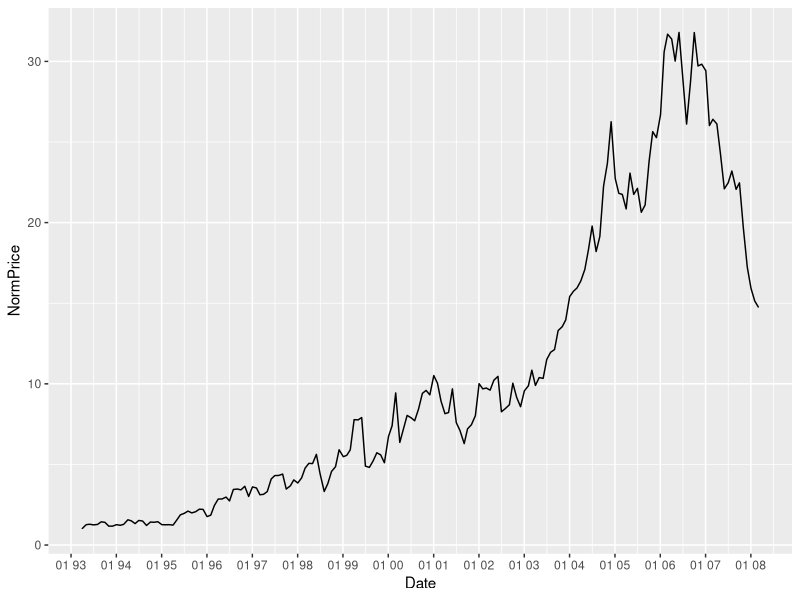
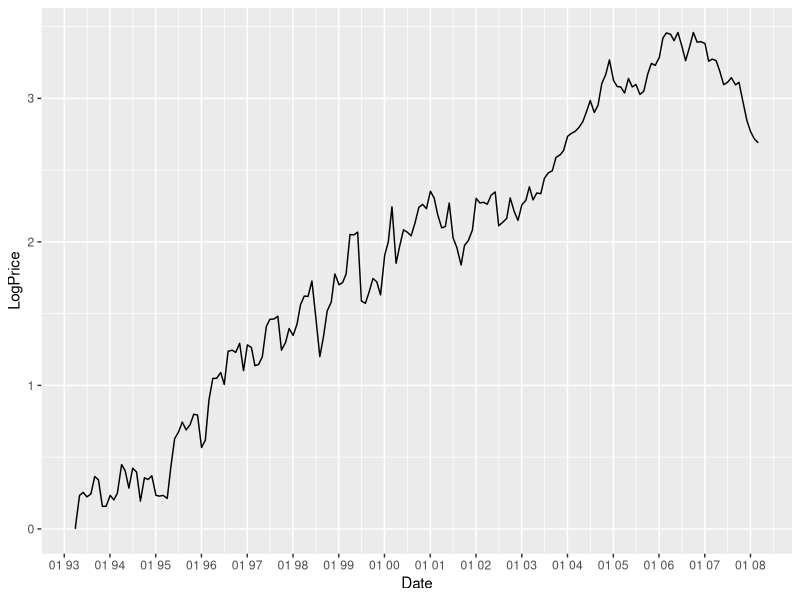

These figures' R source, in order: (Note: this script raises an error after producing the figures.)
library(dplyr)
library(magrittr)

library(ggplot2)
require(scales)

data = read.csv("table.csv") %>% tbl_df()
clean = data %>%
        mutate(Date=as.Date(Date), Price=Adj.Close) %>%
        arrange(Date) %>%
        mutate(NormPrice=Price / Price[1]) %>%
        subset(select=c("Date", "Price", "NormPrice"))

prices = clean$Price
p0 = prices[1]
p1 = prices[length(prices)]

draw_date_chart = function(data, value) {
  ggplot(data, aes_string(x="Date", y=value, group=1)) +
    geom_line() +
    scale_x_date(labels=date_format("%m %y"), breaks=date_breaks("year"))
}

# Q1
draw_date_chart(clean, "NormPrice")

# Q2
sr = (p1 - p0) / p0
(investment = 1000 * (1 + sr))

# Q3
(ccr = log(p1 / p0) / 15) * 100

# Q4
draw_date_chart(mutate(clean, LogPrice=log(NormPrice)), "LogPrice")

# Q5
returns = rollapply(prices, 2, FUN=function(z) { (z[2] - z[1]) / z[1] })
draw_date_chart(mutate(clean, Return=c(0, returns)), "Return")

# Q6
ann_returns = rollapply(prices, 13, FUN=function(z) { (z[13] - z[1]) / z[1] })
draw_date_chart(mutate(clean, AnnualReturn=c(rep(0, 12), ann_returns)), "AnnualReturn")

# Q7
cc_returns = rollapply(prices, 2, FUN=function(z) { log(z[2] / z[1]) })
draw_date_chart(mutate(clean, CCReturn=c(0, cc_returns)), "CCReturn")

# Q6
cc_ann_returns = rollapply(prices, 13, FUN=function(z) { log(z[13] / z[1]) })
draw_date_chart(mutate(clean, CCAnnualReturn=c(rep(0, 12), cc_ann_returns)), "CCAnnualReturn")
